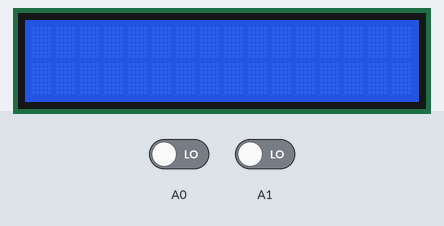
The sketch below on a simulated Arduino Nano, built with avr-gcc and run on an emulated ATmega328P. On the bench: 16×2 character LCD. The inputs (shaded band) are chosen by the test bench; at power-on: A0 LOW, A1 LOW.

Above: at 1.2 s.
1.3 s: A0 driven HIGH
At 3.0 s:
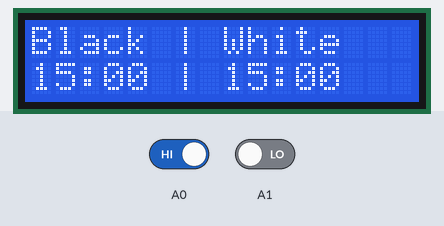
3.8 s: A1 driven HIGH
At 5.2 s:
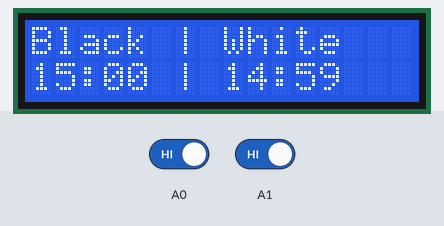
6.8 s: A1 driven LOW
At 8.6 s:
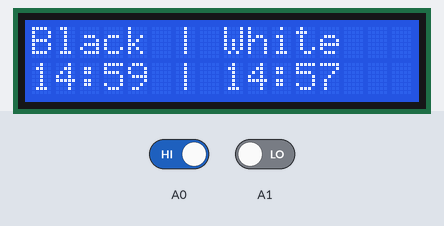
9.8 s: A1 driven HIGH
At 11.6 s:
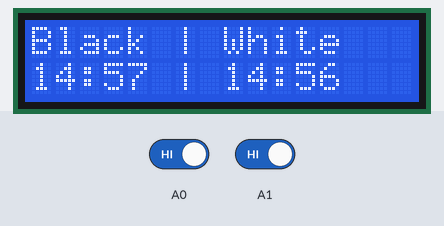
Timing chart, 0 to 13.1 s (numbered marks = the images above; inputs shaded):
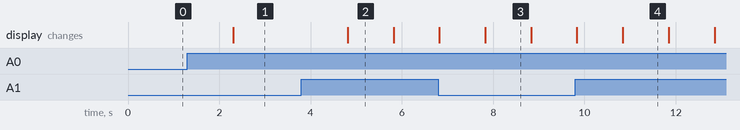

Measured:
- after the input at 1.3 s, the display: changes after 1.0 s (image 1)
- after the input at 3.8 s, the display: changes after 1.0 s (image 2)
- what the display in image 4 shows lasts 1.0 s, from 10.8 s to 11.8 s

The sketch:

3d_chess_clock.ino
```cpp
/** 3D Chess Clock program
* By Arman Barraghi
* Includes all the logic to control the Arduino-NANO powered chess clock
* Designed for the Juniata College course PC:209 Electronics
**/
#include <LiquidCrystal.h>

class Timer {
  public:

    Timer(int mins, int seconds);

    int getMins();

    void setMins(int mins);

    int getSeconds();

    void setSeconds(int seconds);

    long getRemainingTime();

    String toString();

  private:
  	int mins, seconds;
  	long remainingTime;

};

//Defining prototyped Timer methods
Timer::Timer(int mins, int seconds){
  this->mins = mins;
  this->seconds = seconds;
  remainingTime = static_cast<long>((mins*60) + seconds);
}

int Timer::getMins(){
  return mins;
}

void Timer::setMins(int mins){
  this->mins = mins;
  remainingTime = static_cast<long>((mins*60) + seconds);
}

int Timer::getSeconds(){
  return seconds;
}

void Timer::setSeconds(int seconds){
  this->seconds = seconds;
  remainingTime = static_cast<long>((mins*60) + seconds);
}

long Timer::getRemainingTime(){
  return remainingTime;
}

String Timer::toString(){
 String minString = " ";
 String secString = " ";

 if(mins < 10) minString = "0" + String(mins);
 else minString = String(mins);

 if(seconds < 10) secString = "0" + String(seconds);
 else secString = String(seconds);

 return minString + ":" + secString;
}

class Player {

  public:

  Player(bool hasTurn, Timer timer);

  bool getTurn();

  void setTurn(bool hasTurn);

  Timer getTimer();

  void setTimer(Timer timer);

  bool hasTime();


  private:
   bool hasTurn;
   Timer timer;

};

//Defining prototyped Player methods
Player::Player(bool hasTurn, Timer timer):timer(15,0){
  this->hasTurn = hasTurn;
  this->timer = timer;
}

bool Player::getTurn(){
 return hasTurn;
}

void Player::setTurn(bool hasTurn){
  this->hasTurn = hasTurn;
}

Timer Player::getTimer(){
  return timer;
}

void Player::setTimer(Timer timer){
  this->timer = timer;
}

bool Player::hasTime(){
  return timer.getRemainingTime() > 0;
}

//Setting up LCD
const int rs = 12, en = 11, d4 = 5, d5 = 4, d6 = 3, d7 = 2;
LiquidCrystal lcd(rs,en,d4,d5,d6,d7);


int buttonState;
int programState = 0;
long buttonMillis = 0;
const long intervalButton = 1000;

//Setting up time controls
Timer timer(15,0);
Player blackPlayer(false,timer);
Player whitePlayer(false,timer);
bool gameStarted = false;

void setup() {
  // put your setup code here, to run once:
  lcd.begin(16,2);
  lcd.noDisplay();

  //Pushbutton inputs
  pinMode(A0, INPUT);
  pinMode(A1, INPUT);

}

void loop() {
  // put your main code here, to run repeatedly:
  unsigned long currentMillis = millis();
  int whiteButtonState = digitalRead(A0);
  int blackButtonState = digitalRead(A1);

  //Flag to check if both players still have time
  bool playerTimeRemaining = blackPlayer.hasTime() && whitePlayer.hasTime();

  if (whiteButtonState == HIGH && programState == 0) {
    buttonMillis = currentMillis;
    programState = 1;
  }
  else if (programState == 1 && whiteButtonState == LOW) {
        programState = 0; //reset
  }

  if(currentMillis - buttonMillis > intervalButton && programState == 1) {
    programState = 3; //Turn chess clock "on"
  }

  //Logic of the "on state"
  if(programState==3) {
    lcd.display();
    lcd.setCursor(0,0);
    lcd.print("Black | White");
    lcd.setCursor(0,1);
    lcd.print(blackPlayer.getTimer().toString() + " | " + whitePlayer.getTimer().toString());

    //Swap turns to black
    if((whiteButtonState == HIGH && gameStarted) && playerTimeRemaining){
    	blackPlayer.setTurn(true);
    	whitePlayer.setTurn(false);
  	}

    //Swap turns to white
  	if(blackButtonState==HIGH && playerTimeRemaining){
   		blackPlayer.setTurn(false);
    	whitePlayer.setTurn(true);
      	gameStarted = true;
  	}

    //Turn "off" chess clock, only when a player's time is out
    if(blackButtonState==HIGH && !playerTimeRemaining){ //Turn chess clock off
      lcd.noDisplay();
      programState = 0;
      blackPlayer.setTimer(timer);
      whitePlayer.setTimer(timer);
      blackPlayer.setTurn(false);
      whitePlayer.setTurn(false);
      gameStarted = false;
    }

  }

  //Countdown mechanisms for both players
   if(whitePlayer.getTurn() && whitePlayer.getTimer().getRemainingTime() > 0){
    Timer whiteTimer = whitePlayer.getTimer();
    if(whiteTimer.getSeconds() == 0){
      whiteTimer.setSeconds(59);
      whiteTimer.setMins(whiteTimer.getMins()-1);
    }
    else whiteTimer.setSeconds(whiteTimer.getSeconds()-1);
    whitePlayer.setTimer(whiteTimer);
    delay(1000);
  }

    if(blackPlayer.getTurn() && blackPlayer.getTimer().getRemainingTime() > 0){
    Timer blackTimer = blackPlayer.getTimer();
    if(blackTimer.getSeconds() == 0){
      blackTimer.setSeconds(59);
      blackTimer.setMins(blackTimer.getMins()-1);
    }
    else blackTimer.setSeconds(blackTimer.getSeconds()-1);
    blackPlayer.setTimer(blackTimer);
    delay(1000);
  }

}
```
